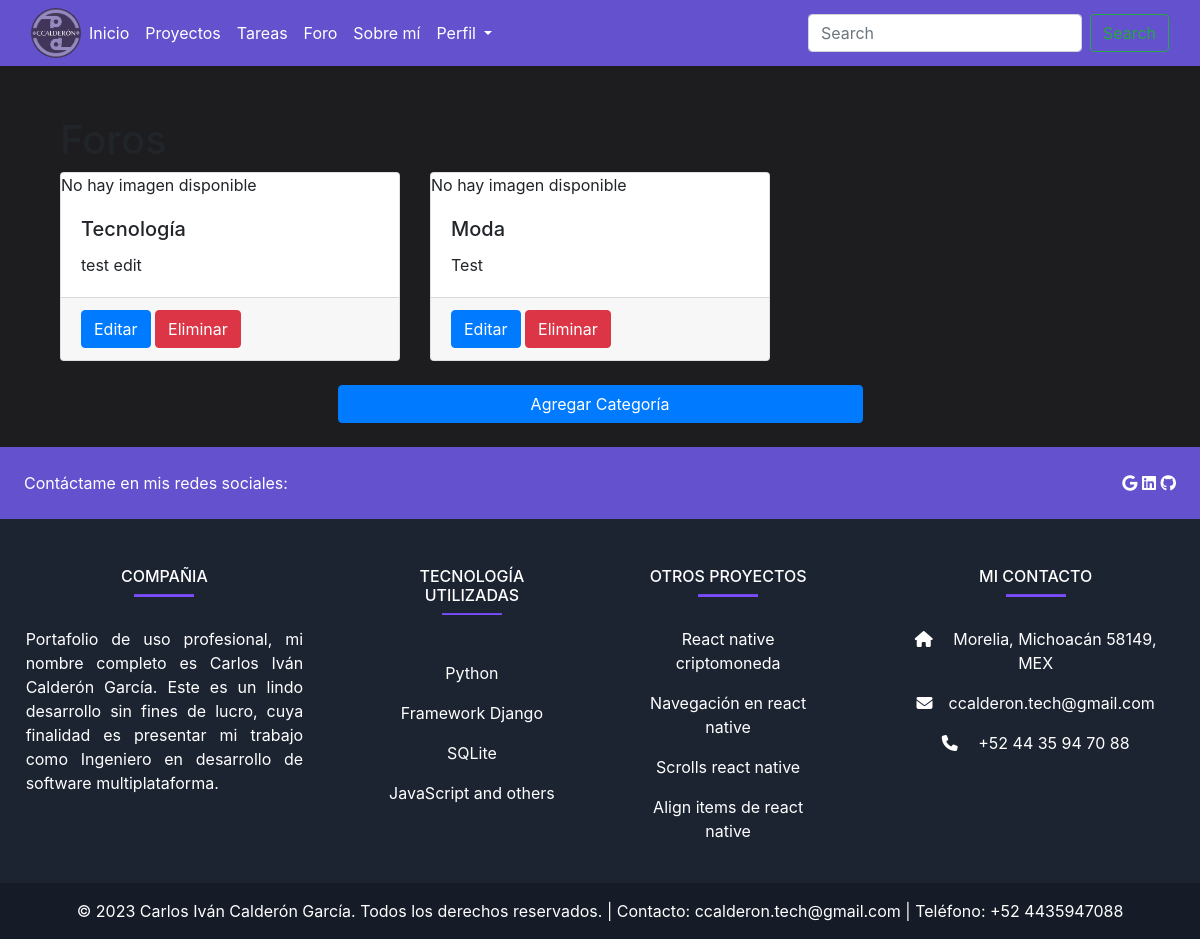
The app's page /foros/, older data.
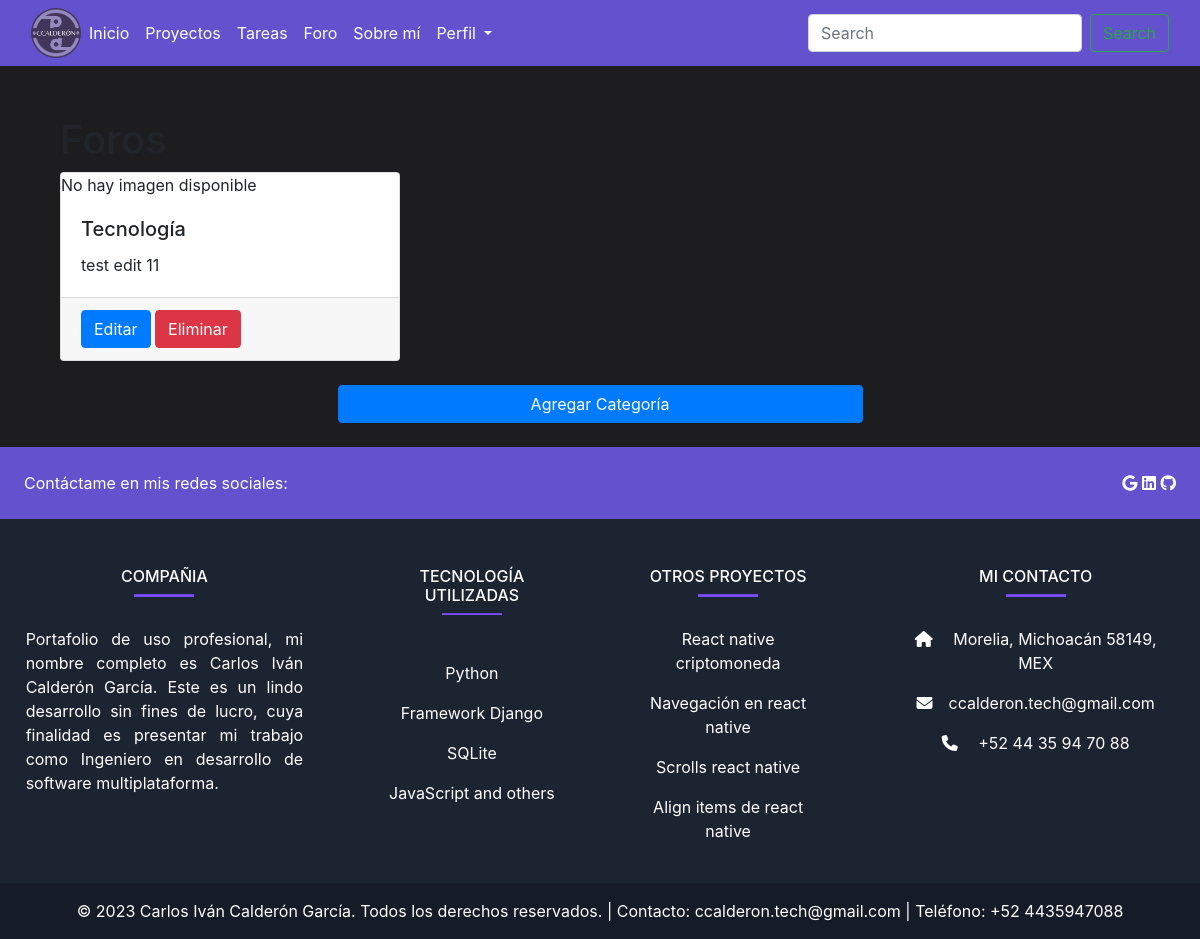
The same page, newer data.
### blog/models.py (models this page shows, shortened)
class CategoriaForo(models.Model):
    nombre = models.CharField(max_length=100)
    descripcion = models.TextField()
    fecha_creacion = models.DateTimeField(auto_now_add=True)
    fecha_modificacion = models.DateTimeField(auto_now=True)
    imagen = models.ImageField(upload_to='categoria_imagenes/', blank=True)
    class Meta:
        permissions = [
            ("crear_categoriaforo", "Puede agregar categoría de foro"),
            ("editar_categoriaforo", "Puede agregar categoría de foro"),
            ("eliminar_categoriaforo", "Puede eliminar categoría de foro"),
        ]

### blog/views.py (the view)
# urls.py: path("foros/", views.foros, name="foros"),
def foros(request):
    categorias = CategoriaForo.objects.all()
    return render(request, "foros.html", {"categorias": categorias})

### blog/templates/foros.html
{% extends 'base.html' %}
{% load static %}
{% block content %}
<div class="container">
  <h1>Foros</h1>
  <div class="row">
    {% for categoria in categorias %}
    <div class="col-lg-4 col-md-6 mb-4">
      <div class="card">
        {% if categoria.imagen %}
        <img src="{{ categoria.imagen.url }}" class="card-img-top" alt="{{ categoria.nombre }}">
        {% else %}
        <div class="no-imagen">No hay imagen disponible</div>
        {% endif %}
        <div class="card-body">
          <h5 class="card-title">{{ categoria.nombre }}</h5>
          <p class="card-text">{{ categoria.descripcion }}</p>
        </div>
        <div class="card-footer">
          <a href="{% url 'editar_categoria' categoria.id %}" class="btn btn-primary">Editar</a>
          <a href="{% url 'eliminar_categoria' categoria.id %}" class="btn btn-danger">Eliminar</a>
        </div>
      </div>
    </div>
    {% endfor %}
  </div>
  <div class="row justify-content-center mb-4">
    <div class="col-md-6">
      <a href="{% url 'crear_categoria' %}" class="btn btn-primary btn-block">Agregar Categoría</a>
    </div>
  </div>
</div>
{% endblock %}

Row changes from the older to the newer data that the page shows:
removed CategoriaForo: imagen "No hay imagen disponible", nombre "Moda", descripcion "Test"
changed CategoriaForo "Tecnología": descripcion "test edit" → "test edit 11"
